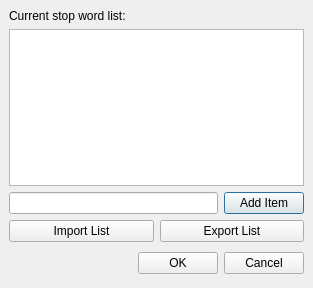
<ui version="4.0" >
 <class>StopListDialog</class>
 <widget class="QDialog" name="StopListDialog" >
  <property name="geometry" >
   <rect>
    <x>0</x>
    <y>0</y>
    <width>313</width>
    <height>288</height>
   </rect>
  </property>
  <property name="windowTitle" >
   <string>Edit stop words</string>
  </property>
  <layout class="QVBoxLayout" >
   <property name="spacing" >
    <number>6</number>
   </property>
   <property name="leftMargin" >
    <number>9</number>
   </property>
   <property name="topMargin" >
    <number>9</number>
   </property>
   <property name="rightMargin" >
    <number>9</number>
   </property>
   <property name="bottomMargin" >
    <number>9</number>
   </property>
   <item>
    <widget class="QLabel" name="comboBoxLabel" >
     <property name="text" >
      <string>Current stop word list:</string>
     </property>
    </widget>
   </item>
   <item>
    <widget class="QListWidget" name="stopListView" >
     <property name="editTriggers" >
      <set>QAbstractItemView::NoEditTriggers</set>
     </property>
    </widget>
   </item>
   <item>
    <layout class="QHBoxLayout" >
     <property name="spacing" >
      <number>6</number>
     </property>
     <property name="leftMargin" >
      <number>0</number>
     </property>
     <property name="topMargin" >
      <number>0</number>
     </property>
     <property name="rightMargin" >
      <number>0</number>
     </property>
     <property name="bottomMargin" >
      <number>0</number>
     </property>
     <item>
      <widget class="QLineEdit" name="newWordLineEdit" >
       <property name="toolTip" >
        <string>Enter a word to add to the stop list</string>
       </property>
       <property name="whatsThis" >
        <string>This box is for entering new words to add to the stop list.</string>
       </property>
      </widget>
     </item>
     <item>
      <widget class="QPushButton" name="addItemPushButton" >
       <property name="text" >
        <string>Add Item</string>
       </property>
      </widget>
     </item>
    </layout>
   </item>
   <item>
    <layout class="QHBoxLayout" >
     <property name="spacing" >
      <number>6</number>
     </property>
     <property name="leftMargin" >
      <number>0</number>
     </property>
     <property name="topMargin" >
      <number>0</number>
     </property>
     <property name="rightMargin" >
      <number>0</number>
     </property>
     <property name="bottomMargin" >
      <number>0</number>
     </property>
     <item>
      <widget class="QPushButton" name="importPushButton" >
       <property name="text" >
        <string>Import List</string>
       </property>
      </widget>
     </item>
     <item>
      <widget class="QPushButton" name="exportPushButton" >
       <property name="text" >
        <string>Export List</string>
       </property>
      </widget>
     </item>
    </layout>
   </item>
   <item>
    <layout class="QHBoxLayout" >
     <property name="spacing" >
      <number>6</number>
     </property>
     <property name="leftMargin" >
      <number>0</number>
     </property>
     <property name="topMargin" >
      <number>0</number>
     </property>
     <property name="rightMargin" >
      <number>0</number>
     </property>
     <property name="bottomMargin" >
      <number>0</number>
     </property>
     <item>
      <spacer>
       <property name="orientation" >
        <enum>Qt::Horizontal</enum>
       </property>
       <property name="sizeHint" >
        <size>
         <width>41</width>
         <height>31</height>
        </size>
       </property>
      </spacer>
     </item>
     <item>
      <widget class="QPushButton" name="okButton" >
       <property name="text" >
        <string>OK</string>
       </property>
       <property name="autoDefault" >
        <bool>false</bool>
       </property>
      </widget>
     </item>
     <item>
      <widget class="QPushButton" name="cancelButton" >
       <property name="text" >
        <string>Cancel</string>
       </property>
      </widget>
     </item>
    </layout>
   </item>
  </layout>
 </widget>
 <resources/>
 <connections>
  <connection>
   <sender>okButton</sender>
   <signal>clicked()</signal>
   <receiver>StopListDialog</receiver>
   <slot>accept()</slot>
   <hints>
    <hint type="sourcelabel" >
     <x>278</x>
     <y>253</y>
    </hint>
    <hint type="destinationlabel" >
     <x>96</x>
     <y>254</y>
    </hint>
   </hints>
  </connection>
  <connection>
   <sender>cancelButton</sender>
   <signal>clicked()</signal>
   <receiver>StopListDialog</receiver>
   <slot>reject()</slot>
   <hints>
    <hint type="sourcelabel" >
     <x>369</x>
     <y>253</y>
    </hint>
    <hint type="destinationlabel" >
     <x>179</x>
     <y>282</y>
    </hint>
   </hints>
  </connection>
 </connections>
</ui>
